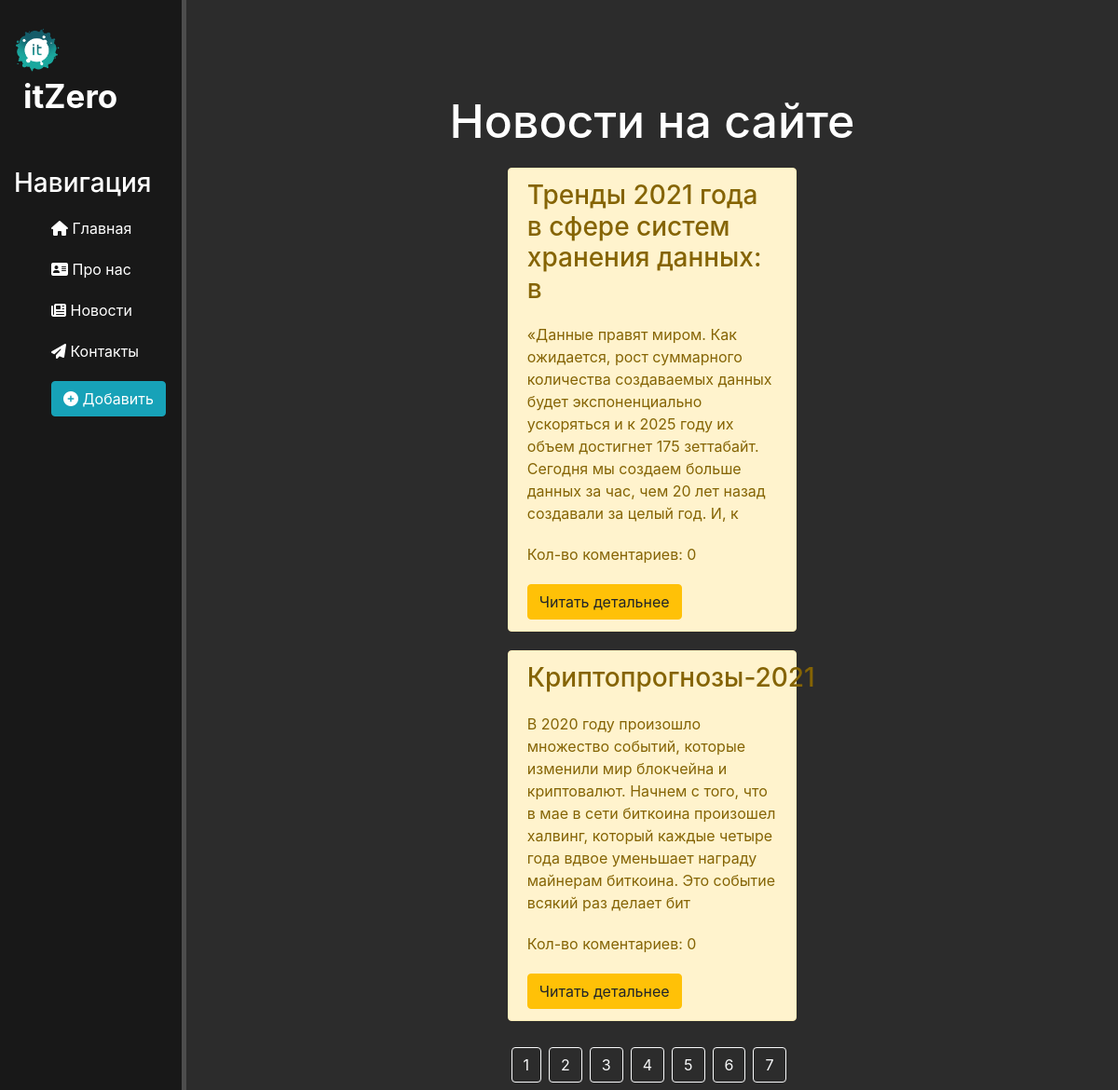
Screenshot of /news/?page=2 with the database file from the repository.
### news/models.py (models this page shows, shortened)
class Articles(models.Model):
    title = models.CharField('Название', max_length=50, default='')
    anons = models.CharField('Анонс', max_length=250, default='')
    full_text = models.TextField('Статья')
    date = models.DateTimeField(auto_now=True)
    tag = models.CharField('Тег', max_length=20, default='',blank=True)
    class Meta:
        verbose_name = 'Новость'
        verbose_name_plural = 'Новости'

### news/views.py (the view)
# urls.py: path('', views.news_home, name='news_home'),
def news_home(request):
    news = Articles.objects.order_by('-date')
    paginator = Paginator(news,2) # Кол-во постов на странице
    page_number = request.GET.get('page')
    page_obj = paginator.get_page(page_number)
    for item in page_obj:
        item.all_comments = len(item.comments_articles.all())
    return render(request, 'news/news_home.html', {'page_obj':page_obj})

### news/templates/news/news_home.html (shortened to what this page needs)
{% extends 'main/layout.html' %}
{% block content %}
    <div class="features">
        <h1>Новости на сайте</h1>
        {% if page_obj %}
            {% for el in page_obj %}
                <div class="alert alert-warning">
                    <h3>{{ el.title }}</h3>
                    <p>{{ el.anons }}</p>
                    <p>Кол-во коментариев: {{ el.all_comments }}</p>
                    <a href="{% url 'news-detail' el.id %}" class="btn btn-warning">Читать детальнее</a>
                </div>
            {% endfor %}
        {% else %}
            <p>Нет записей!</p>
        {% endif %}
        <nav class="navbar navbar-expand-lg ">
            <ul class="navbar-nav mx-auto">
                {% for p in page_obj.paginator.page_range %}
                <li class="nav-item mr-2">
                    <a href="?page={{ p }}" class="btn btn-outline-light">{{ p }}</a>
                </li>
                {% endfor %}
            </ul>
        </nav>
    </div>
{% endblock %}

### main/static/main/css/main.css (style rules this page uses)
body { background: #2c2c2c; }
ul li { list-style-type: none; }
main .features { color: #fff; margin-top: 100px; text-align: center; }
main .features h1 { font-size: 50px; }
main .features p { max-width: 500px; margin: 20px auto; }
.alert-warning { clear: both; margin: 20px 34%; text-align: left; }

### rows the page displays
Articles: title "Тренды 2021 года в сфере систем хранения данных: в", anons "«Данные правят миром. Как ожидается, рост суммарного количества создаваемых данных будет экспоненциально ускоряться и к 2025 году их объем достигнет 175 зеттабайт. Сегодня мы создаем больше данных за час, чем 20 лет назад создавали за целый год. И, к", all_comments "0"
Articles: title "Криптопрогнозы-2021", anons "В 2020 году произошло множество событий, которые изменили мир блокчейна и криптовалют. Начнем с того, что в мае в сети биткоина произошел халвинг, который каждые четыре года вдвое уменьшает награду майнерам биткоина. Это событие всякий раз делает бит", all_comments "0"

### other values shown
{{ p }} "1" "2" "3" "4" "5" "6" "7"
